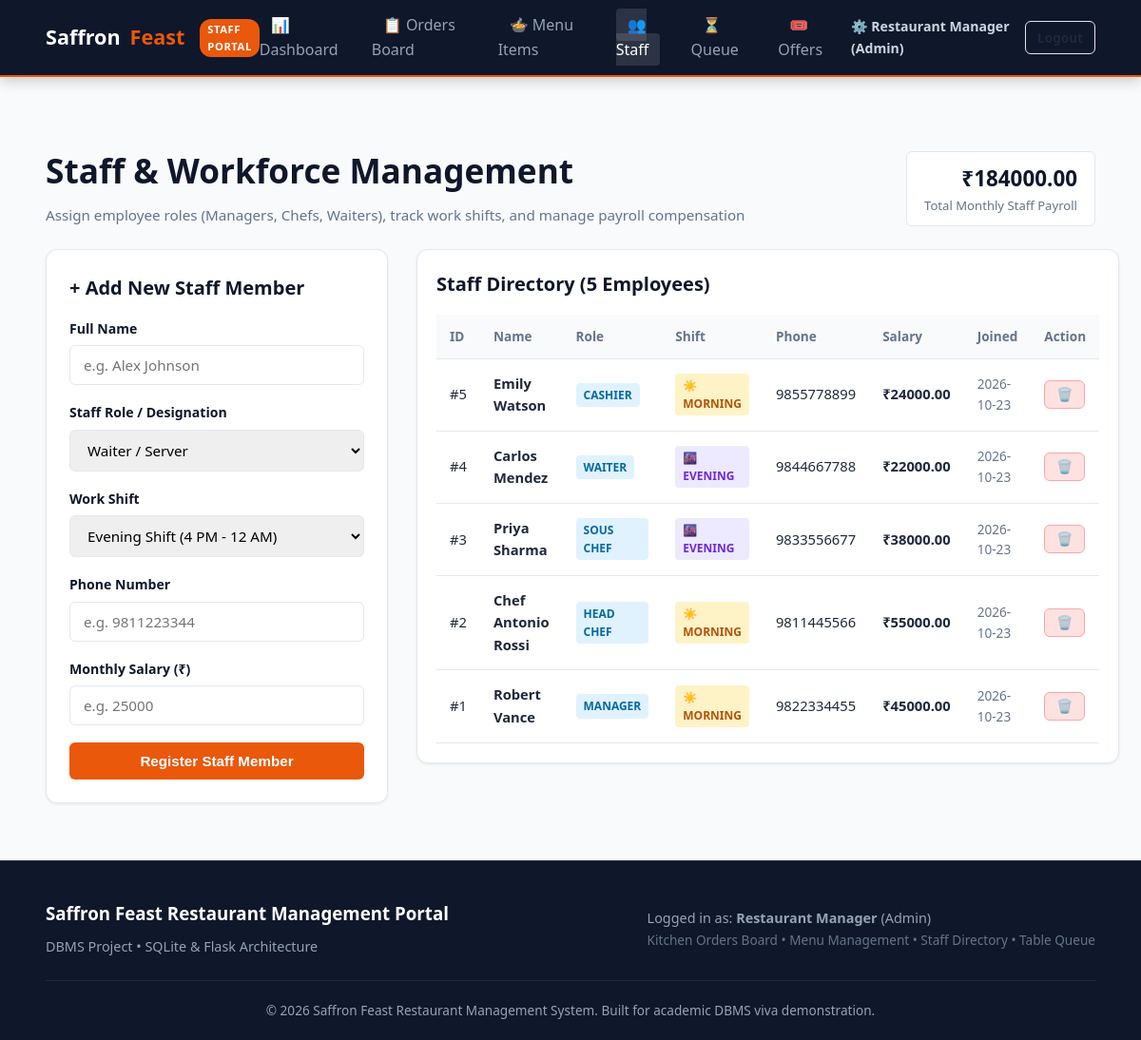
The app's page /admin/staff (signed in), older data.
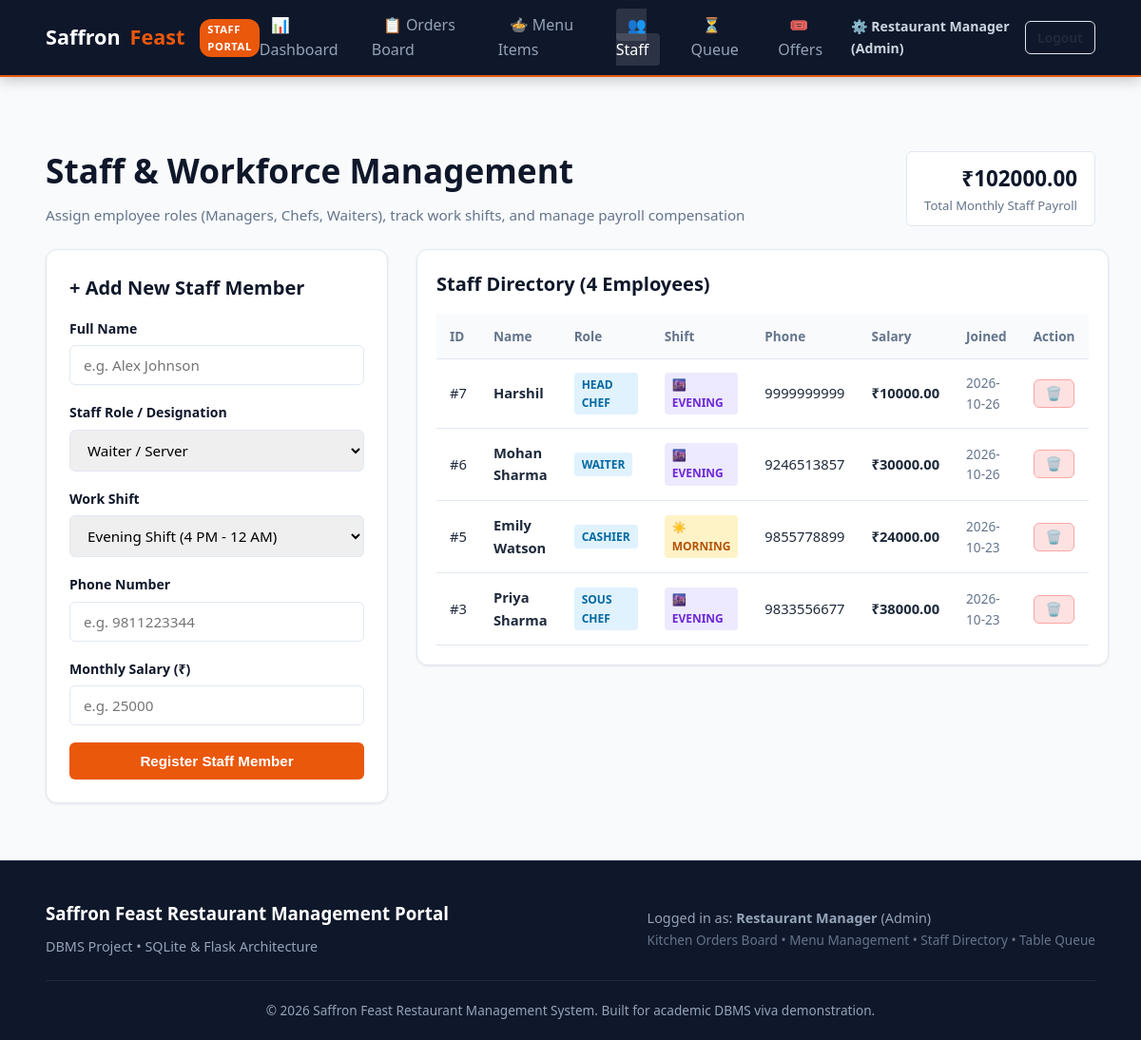
The same page, newer data.
### tables this page shows
CREATE TABLE staff (
    id INTEGER PRIMARY KEY AUTOINCREMENT,
    name TEXT NOT NULL,
    role_title TEXT NOT NULL CHECK(role_title IN ('Manager', 'Head Chef', 'Sous Chef', 'Waiter', 'Cashier', 'Bartender')),
    shift TEXT CHECK(shift IN ('Morning', 'Evening', 'Night')) DEFAULT 'Morning',
    phone TEXT,
    salary REAL NOT NULL CHECK(salary >= 0),
    joined_date DATE DEFAULT (DATE('now'))
);

### app.py (the view)
@app.route('/admin/staff')
@admin_required
def admin_staff():
    conn = get_db()
    staff_list = conn.execute("SELECT * FROM staff ORDER BY id DESC").fetchall()
    total_payroll = conn.execute("SELECT SUM(salary) FROM staff").fetchone()[0] or 0
    conn.close()
    return render_template('admin/staff.html', staff_list=staff_list, total_payroll=total_payroll)

### app.py (called while the page is built)
def admin_required(f):
    @wraps(f)
    def decorated_function(*args, **kwargs):
        if 'user_id' not in session or session.get('user_role') not in ['admin', 'staff']:
            flash('Staff or Admin access required.', 'danger')
            return redirect(url_for('login'))
        return f(*args, **kwargs)
    return decorated_function

@app.context_processor
def inject_global_data():
    cart_count = 0
    if 'cart' in session:
        cart_count = sum(item.get('quantity', 1) for item in session['cart'].values())
    return {
        'current_user': {
            'id': session.get('user_id'),
            'name': session.get('user_name'),
            'role': session.get('user_role'),
            'email': session.get('user_email')
        },
        'cart_count': cart_count
    }

### database.py (called while the page is built)
def get_db():
    conn = sqlite3.connect(DATABASE_PATH)
    conn.row_factory = sqlite3.Row
    conn.execute("PRAGMA foreign_keys = ON;")
    return conn

### templates/admin/staff.html (shortened to what this page needs)
{% extends 'base.html' %}
{% block content %}
<div class="container">
  <div class="section-header">
    <div>
      <h1 style="font-size: 2.2rem; font-weight: 800; color: var(--secondary); margin-bottom: 6px;">
        Staff & Workforce Management
      </h1>
      <p>Assign employee roles (Managers, Chefs, Waiters), track work shifts, and manage payroll compensation</p>
    </div>
    <div style="background: var(--bg-card); border: 1px solid var(--border-color); border-radius: var(--radius-sm); padding: 10px 18px; text-align: right;">
      <span style="font-size: 1.4rem; font-weight: 800; color: var(--secondary);">₹{{ "%.2f"|format(total_payroll) }}</span>
      <span style="font-size: 0.82rem; color: var(--text-muted); display: block;">Total Monthly Staff Payroll</span>
    </div>
  </div>
  <div style="display: grid; grid-template-columns: 360px 1fr; gap: 30px; align-items: flex-start;">
    <div class="summary-card">
      <h3 style="font-size: 1.25rem; font-weight: 700; color: var(--secondary); margin-bottom: 16px;">
        + Add New Staff Member
      </h3>
      <form action="{{ url_for('add_staff') }}" method="POST">
        <div class="form-group">
          <label class="form-label" for="staff_name">Full Name</label>
          <input type="text" name="name" id="staff_name" class="form-control" placeholder="e.g. Alex Johnson" required>
        </div>
        <div class="form-group">
          <label class="form-label" for="role_title">Staff Role / Designation</label>
          <select name="role_title" id="role_title" class="form-control" required>
            <option value="Waiter" selected>Waiter / Server</option>
          </select>
        </div>
        <div class="form-group">
          <label class="form-label" for="shift">Work Shift</label>
          <select name="shift" id="shift" class="form-control">
            <option value="Evening" selected>Evening Shift (4 PM - 12 AM)</option>
          </select>
        </div>
        <div class="form-group">
          <label class="form-label" for="phone">Phone Number</label>
          <input type="tel" name="phone" id="phone" class="form-control" placeholder="e.g. 9811223344">
        </div>
        <div class="form-group">
          <label class="form-label" for="salary">Monthly Salary (₹)</label>
          <input type="number" step="0.01" name="salary" id="salary" class="form-control" placeholder="e.g. 25000" required>
        </div>
        <button type="submit" class="btn btn-primary btn-block" style="padding: 10px;">
          Register Staff Member
        </button>
      </form>
    </div>
    <div class="admin-card">
      <h3 style="font-size: 1.25rem; font-weight: 700; color: var(--secondary); margin-bottom: 16px;">
        Staff Directory ({{ staff_list|length }} Employees)
      </h3>
      <div style="overflow-x: auto;">
        <table class="admin-table">
          <thead>
            <tr>
              <th>ID</th>
              <th>Name</th>
              <th>Role</th>
              <th>Shift</th>
              <th>Phone</th>
              <th>Salary</th>
              <th>Joined</th>
              <th>Action</th>
            </tr>
          </thead>
          <tbody>
            {% for s in staff_list %}
            <tr>
              <td>#{{ s.id }}</td>
              <td><strong>{{ s.name }}</strong></td>
              <td>
                <span class="badge" style="background:#e0f2fe; color:#0369a1;">{{ s.role_title }}</span>
              </td>
              <td>
                {% if s.shift == 'Morning' %}
                  <span class="badge" style="background:#fef3c7; color:#b45309;">☀️ Morning</span>
                {% elif s.shift == 'Evening' %}
                  <span class="badge" style="background:#ede9fe; color:#6d28d9;">🌆 Evening</span>
                {% else %}
                  <span class="badge" style="background:#1e293b; color:#fff;">🌙 Night</span>
                {% endif %}
              </td>
              <td>{{ s.phone or 'N/A' }}</td>
              <td style="font-weight: 700;">₹{{ "%.2f"|format(s.salary) }}</td>
              <td style="font-size: 0.85rem; color: var(--text-muted);">{{ s.joined_date }}</td>
              <td>
                <form action="{{ url_for('delete_staff', staff_id=s.id) }}" method="POST" onsubmit="return confirm('Remove this staff record?');">
                  <button type="submit" class="btn btn-danger btn-sm" title="Remove Staff">
                    🗑️
                  </button>
                </form>
              </td>
            </tr>
            {% endfor %}
          </tbody>
        </table>
      </div>
    </div>
  </div>
</div>
{% endblock %}

### templates/base.html (shortened to what this page needs)
<!DOCTYPE html>
<html lang="en">
<head>
  <link rel="stylesheet" href="{{ url_for('static', filename='css/style.css') }}">
</head>
<body>
  {% if current_user.role in ['admin', 'staff'] %}
  <header class="navbar admin-navbar no-print">
    <div class="container nav-wrapper">
      <a href="{{ url_for('admin_dashboard') }}" class="brand-logo admin-brand-logo">
        <span>Saffron</span>Feast
        <span class="admin-badge-pill">Staff Portal</span>
      </a>
      <ul class="nav-links admin-nav-links">
        <li><a href="{{ url_for('admin_dashboard') }}" class="{% if request.endpoint == 'admin_dashboard' %}active{% endif %}">📊 Dashboard</a></li>
        <li><a href="{{ url_for('admin_orders') }}" class="{% if request.endpoint == 'admin_orders' %}active{% endif %}">📋 Orders Board</a></li>
        <li><a href="{{ url_for('admin_menu') }}" class="{% if request.endpoint == 'admin_menu' %}active{% endif %}">🍲 Menu Items</a></li>
        <li><a href="{{ url_for('admin_staff') }}" class="{% if request.endpoint == 'admin_staff' %}active{% endif %}">👥 Staff</a></li>
        <li><a href="{{ url_for('admin_queue') }}" class="{% if request.endpoint == 'admin_queue' %}active{% endif %}">⏳ Queue</a></li>
        <li><a href="{{ url_for('admin_offers') }}" class="{% if request.endpoint == 'admin_offers' %}active{% endif %}">🎟️ Offers</a></li>
      </ul>
      <div class="nav-actions">
        <span class="admin-user-info">⚙️ {{ current_user.name }} ({{ current_user.role|capitalize }})</span>
        <a href="{{ url_for('logout') }}" class="btn btn-outline btn-sm">Logout</a>
      </div>
    </div>
  </header>
  {% endif %}
  <main class="main-content">
    {% block content %}{% endblock %}
  </main>
  <footer class="footer no-print">
    <div class="container footer-inner">
      {% if current_user.role in ['admin', 'staff'] %}
      <div>
        <h3 style="color: #fff; margin-bottom: 8px;">Saffron Feast Restaurant Management Portal</h3>
        <p style="font-size: 0.9rem;">DBMS Project • SQLite & Flask Architecture</p>
      </div>
      <div>
        <p style="font-size: 0.9rem; color: #94a3b8;">Logged in as: <strong>{{ current_user.name }}</strong> ({{ current_user.role|capitalize }})</p>
        <p style="font-size: 0.85rem; color: #64748b;">Kitchen Orders Board • Menu Management • Staff Directory • Table Queue</p>
      </div>
      {% endif %}
    </div>
    <div class="footer-copy">
      &copy; 2026 Saffron Feast Restaurant Management System. Built for academic DBMS viva demonstration.
    </div>
  </footer>
</body>
</html>

Row changes from the older to the newer data that the page shows:
removed staff: id "4", name "Carlos Mendez", role_title "WAITER", shift "🌆 EVENING", phone "9844667788", salary "22000.00", joined_date "2026-10-23"
removed staff: id "2", name "Chef Antonio Rossi", role_title "HEAD CHEF", shift "☀️ MORNING", phone "9811445566", salary "55000.00", joined_date "2026-10-23"
removed staff: id "1", name "Robert Vance", role_title "MANAGER", shift "☀️ MORNING", phone "9822334455", salary "45000.00", joined_date "2026-10-23"
added staff: id "7", name "Harshil", role_title "HEAD CHEF", shift "🌆 EVENING", phone "9999999999", salary "10000.00", joined_date "2026-10-26"
added staff: id "6", name "Mohan Sharma", role_title "WAITER", shift "🌆 EVENING", phone "9246513857", salary "30000.00", joined_date "2026-10-26"
Text that changed along with them:
{{ "%.2f"|format(total_payroll) }}: "184000.00" → "102000.00"
{{ staff_list|length }}: "5" → "4"
